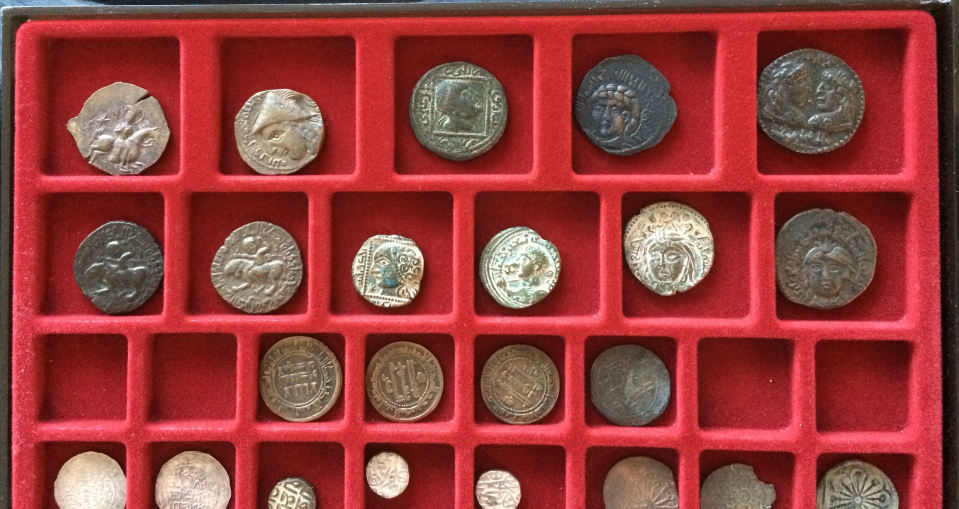
#> input picture computer-vision-samples-master/image-processing/missing-coins-detection/tray-of-coins.jpg, 1918 x 1018 px, found by its file name (shown at 1/2 size)
$ python chapter_1.py
#> lines starting #> are read from the running program, lines starting #| are printed output that depends on the picture; after the words box and inside, x2 and y2 are one past the last pixel; in counts of white or black regions, pixels touching at a corner belong together
# [26 lines of commented-out code are left out]
import cv2,numpy as np
cv2.namedWindow('Trackbars')
cv2.resizeWindow('Trackbars',500,400)

def nothing(x):
    pass
cv2.createTrackbar("L - H", "Trackbars",0,179, nothing)
#> slider 'L - H' is set to 35
cv2.createTrackbar("L - S", "Trackbars",0,255, nothing)
#> slider 'L - S' is set to 51
cv2.createTrackbar("L - V", "Trackbars",0,255, nothing)
#> slider 'L - V' is set to 51
cv2.createTrackbar("U - H", "Trackbars",179,179, nothing)
cv2.createTrackbar("U - S", "Trackbars",255,255, nothing)
cv2.createTrackbar("U - V", "Trackbars",255,255, nothing)

cap=cv2.imread(r'computer-vision-samples-master\image-processing\missing-coins-detection\tray-of-coins.jpg')
#> cap is the input picture: shape (1018, 1918, 3); mean B, G, R 60, 62.1, 148.8
while True:
    # success,img=cap.read()
    hsv = cv2.cvtColor(cap, cv2.COLOR_BGR2HSV)
#> hsv: shape (1018, 1918, 3); mean H, S, V 66.5, 157.9, 149.3
    l_h = cv2.getTrackbarPos("L - H", "Trackbars")
    l_s = cv2.getTrackbarPos("L - S", "Trackbars")
    l_v = cv2.getTrackbarPos("L - V", "Trackbars")
    u_h = cv2.getTrackbarPos("U - H", "Trackbars")
    u_s = cv2.getTrackbarPos("U - S", "Trackbars")
    u_v = cv2.getTrackbarPos("U - V", "Trackbars")

    lower = np.array([l_h, l_s, l_v])
    upper = np.array([u_h, u_s, u_v])
    mask_created = cv2.inRange(hsv, lower, upper)
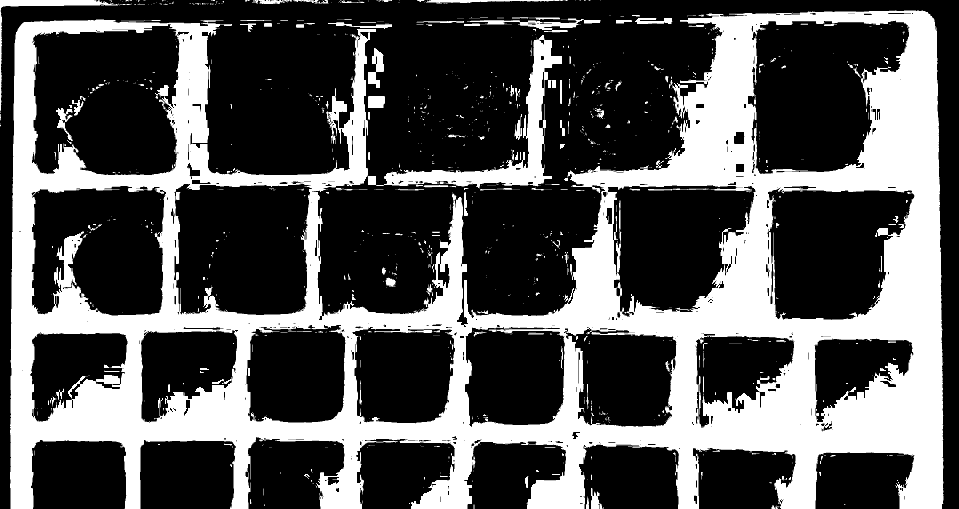
#> mask_created: shape (1018, 1918) (shown at 1/2 size); 33.3% white; 1343 white regions (1138 under 20 px), largest, box (x1, y1, x2, y2) and area: (20, 21, 1887, 1018) 604860, (736, 70, 1124, 377) 17872, (0, 0, 239, 223) 3089
    result = cv2.bitwise_and(cap,cap,mask=mask_created)
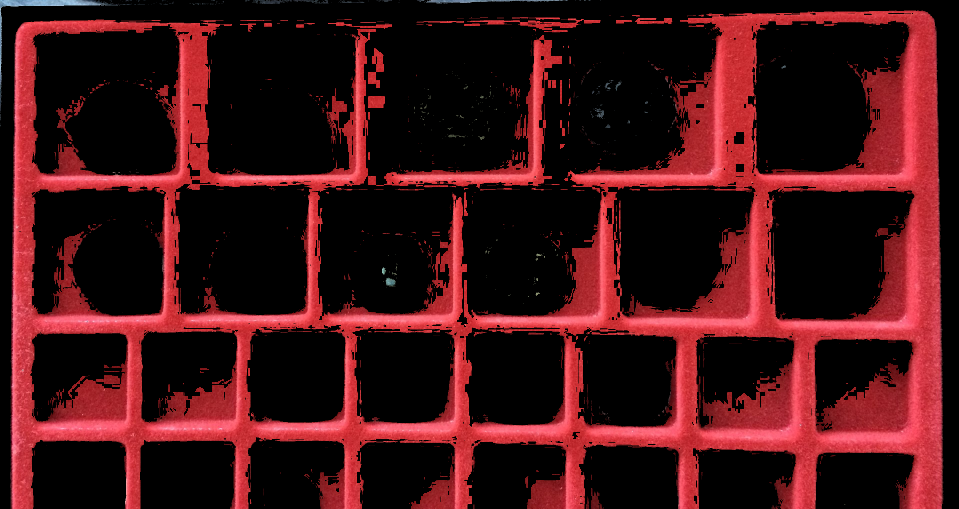
#> result: shape (1018, 1918, 3) (shown at 1/2 size); mean B, G, R 21.7, 18.8, 66.2

    cv2.namedWindow('frame',cv2.WINDOW_NORMAL)
    cv2.namedWindow('mask created',cv2.WINDOW_NORMAL)
    cv2.namedWindow('result',cv2.WINDOW_NORMAL)
    cv2.imshow("frame", cap)
    cv2.imshow("mask created", mask_created)
    cv2.imshow("result", result)
    if cv2.waitKey(1) & 0xFF ==ord('q'):
#> (key q is pressed here)
        break
